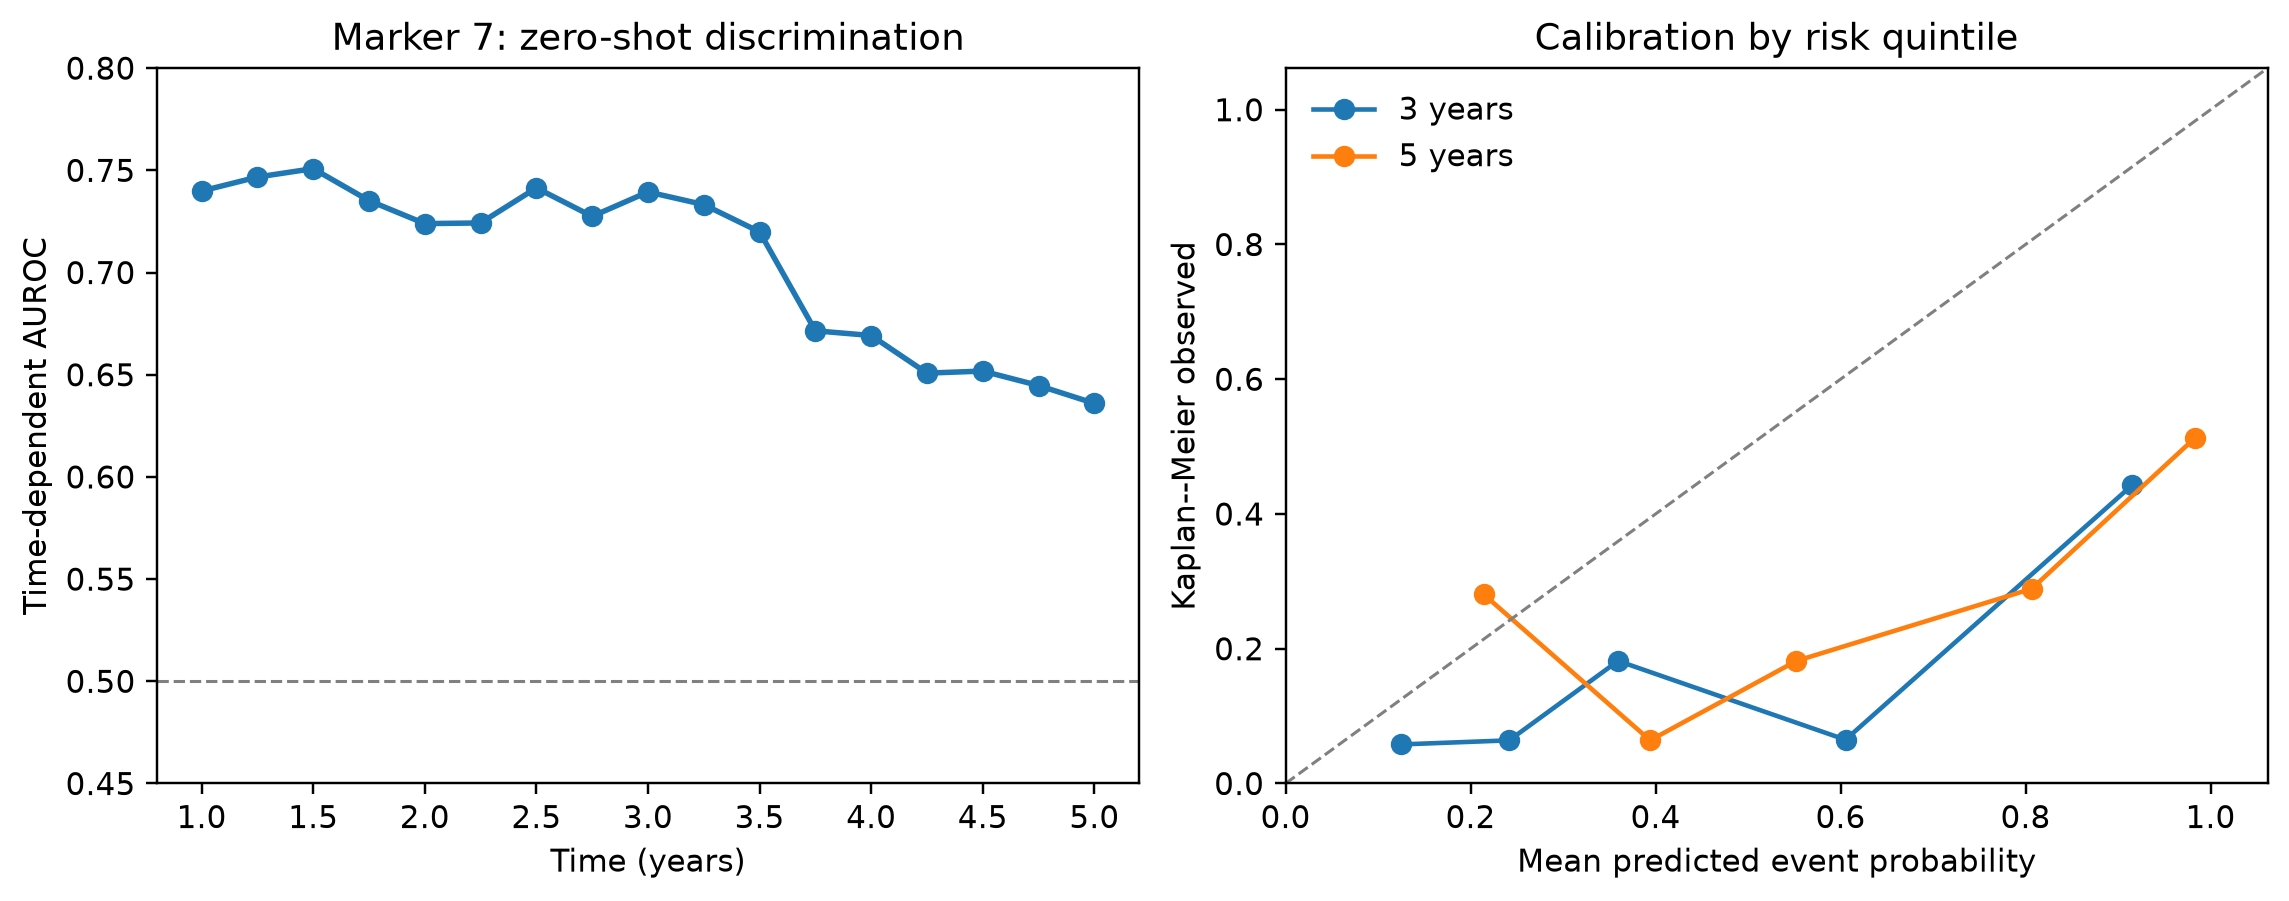

Here is the Python script that generated this plot:
"""Render marker-7 discrimination/calibration from saved CSV source tables only."""
from __future__ import annotations

import argparse
from pathlib import Path

import matplotlib
matplotlib.use("Agg")
import matplotlib.pyplot as plt
import numpy as np
import pandas as pd

HERE = Path(__file__).resolve().parent
ROOT = HERE.parents[1]
AUC_SOURCE = ROOT / "resources/projects/prostate_biomarker_validation/model_workspace/marker7_td_auc_curve.csv"
CALIBRATION_SOURCE = ROOT / "resources/projects/prostate_biomarker_validation/model_workspace/marker7_calibration_3y_5y.csv"


def load_sources(auc_csv: Path = AUC_SOURCE, calibration_csv: Path = CALIBRATION_SOURCE):
    auc = pd.read_csv(auc_csv)
    calibration = pd.read_csv(calibration_csv)
    if len(auc) != 17:
        raise ValueError(f"Figure 8 AUC source must contain exactly 17 rows, found {len(auc)}")
    if len(calibration) != 10:
        raise ValueError(
            f"Figure 8 calibration source must contain exactly 10 rows, found {len(calibration)}"
        )
    required_auc = {"time_years", "td_auc", "mean_auc_1_to_5y"}
    required_cal = {
        "horizon_years", "risk_group", "n", "events",
        "mean_predicted_event_probability", "km_observed_event_probability",
    }
    if not required_auc.issubset(auc.columns) or not required_cal.issubset(calibration.columns):
        raise ValueError("Figure 8 saved-source schema is incomplete")
    if auc["time_years"].duplicated().any():
        raise ValueError("Figure 8 AUC time keys must be unique")
    if calibration.duplicated(["horizon_years", "risk_group"]).any():
        raise ValueError("Figure 8 calibration keys must be unique")
    if set(pd.to_numeric(calibration["horizon_years"])) != {3.0, 5.0}:
        raise ValueError("Figure 8 calibration horizons must be 3 and 5 years")
    if calibration.groupby("horizon_years").size().to_dict() != {3.0: 5, 5.0: 5}:
        raise ValueError("Figure 8 requires five risk groups per horizon")
    for frame, columns in ((auc, required_auc), (calibration, required_cal)):
        for column in columns:
            values = pd.to_numeric(frame[column], errors="coerce")
            if values.isna().any() or not np.isfinite(values).all():
                raise ValueError(f"Figure 8 {column} must be finite")
    return auc, calibration


def render(auc_csv: Path = AUC_SOURCE, calibration_csv: Path = CALIBRATION_SOURCE,
           output_pdf: Path = HERE / "fig8_marker7_survival_curves.pdf") -> None:
    auc, calibration = load_sources(auc_csv, calibration_csv)
    fig, axes = plt.subplots(1, 2, figsize=(10.5, 4.2))
    axes[0].plot(auc["time_years"], auc["td_auc"], marker="o", linewidth=1.8)
    axes[0].axhline(0.5, color="0.5", linestyle="--", linewidth=1)
    axes[0].set(xlabel="Time (years)", ylabel="Time-dependent AUROC",
                title="Marker 7: zero-shot discrimination", ylim=(0.45, 0.8))
    for horizon, part in calibration.groupby("horizon_years"):
        axes[1].plot(part["mean_predicted_event_probability"],
                     part["km_observed_event_probability"], marker="o",
                     label=f"{horizon:g} years")
    limit = 1.08 * max(calibration["mean_predicted_event_probability"].max(),
                       calibration["km_observed_event_probability"].max())
    axes[1].plot([0, limit], [0, limit], color="0.5", linestyle="--", linewidth=1)
    axes[1].set(xlabel="Mean predicted event probability", ylabel="Kaplan--Meier observed",
                title="Calibration by risk quintile", xlim=(0, limit), ylim=(0, limit))
    axes[1].legend(frameon=False)
    fig.tight_layout()
    output_pdf = Path(output_pdf)
    output_pdf.parent.mkdir(parents=True, exist_ok=True)
    fig.savefig(output_pdf, bbox_inches="tight",
                metadata={"Creator": "fig8_marker7_survival_curves.py", "CreationDate": None,
                          "ModDate": None})
    fig.savefig(output_pdf.with_suffix(".png"), dpi=220, bbox_inches="tight",
                metadata={"Software": "fig8_marker7_survival_curves.py"})
    plt.close(fig)


def main() -> None:
    parser = argparse.ArgumentParser()
    parser.add_argument("--auc", type=Path, default=AUC_SOURCE)
    parser.add_argument("--calibration", type=Path, default=CALIBRATION_SOURCE)
    parser.add_argument("--output", type=Path, default=HERE / "fig8_marker7_survival_curves.pdf")
    args = parser.parse_args()
    render(args.auc, args.calibration, args.output)
    print(f"saved {args.output}")


if __name__ == "__main__":
    main()
